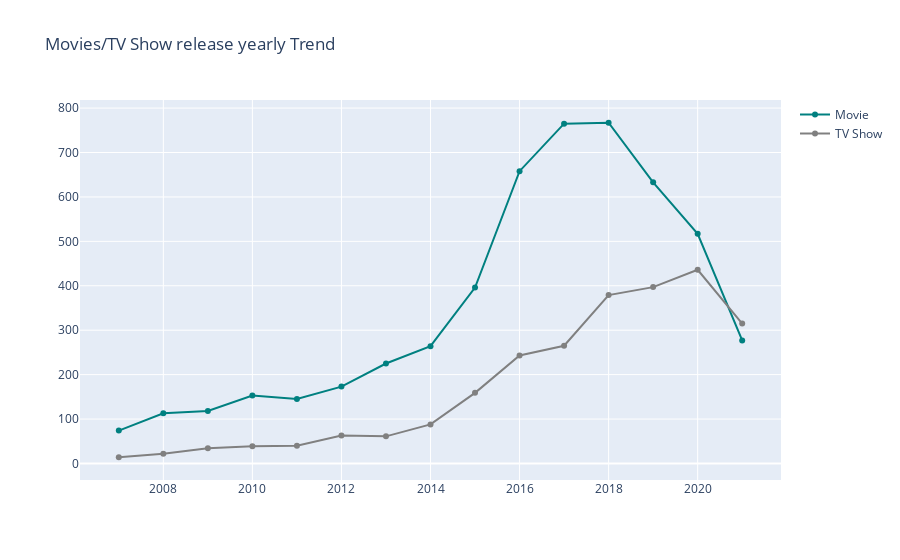

The notebook cell this image was saved under:
### Markdown cell above
In 2007, Netflix introduced streaming media and video on demand. We see a slow in the beginning but then it picked up in 2014-2015 and there is a rapid increase till 2018.

By 2018, the content on netlix was 13 times of 2007 year's content. But it has declined since 2019 since the beginning of covid. The other factor could be - In 2019, Disney plus was also launched. Films and television series produced by The Walt Disney Studios and Walt Disney Television, such as Marvel movies moved to Disney plus.

### Code cell
df_4 = df.query("release_year >= 2007")
df_4 = df_4.groupby(["type","release_year"])["show_id"].count().reset_index()
df_4_movie = df_4.query("type == 'Movie'")
df_4_show = df_4.query("type == 'TV Show'")

fig = go.Figure()
fig.add_trace(go.Scatter(
    x=  df_4_movie['release_year'],
    y= df_4_movie['show_id'],
    showlegend=True,
    text = df_4_movie['show_id'], 
    
    name='Movie',
    marker_color='teal'    
    
))
fig.add_trace(go.Scatter(
    x=  df_4_show['release_year'],
    y= df_4_show['show_id'],
    showlegend=True,
    text = df_4_show['show_id'], 
 
    name='TV Show',
    marker_color='Grey' 
))

fig.update_traces( mode='lines+markers')
fig.update_layout(title_text = 'Movies/TV Show release yearly Trend' )
fig.show()

### Figure 1 — Plotly figure (JSON) as saved in the notebook; plotly's stock layout.template omitted (floating-point values rounded to 4 significant figures)
{"data": [{"marker": {"color": "teal"}, "mode": "lines+markers", "name": "Movie", "showlegend": true, "text": [74, 113, 118, 153, 145, 173, 225, 264, 396, 658, 765, 767, 633, 517, 277], "type": "scatter", "x": [2007, 2008, 2009, 2010, 2011, 2012, 2013, 2014, 2015, 2016, 2017, 2018, 2019, 2020, 2021], "y": [74, 113, 118, 153, 145, 173, 225, 264, 396, 658, 765, 767, 633, 517, 277]}, {"marker": {"color": "Grey"}, "mode": "lines+markers", "name": "TV Show", "showlegend": true, "text": [14, 22, 34, 39, 40, 63, 61, 88, 159, 243, 265, 379, 397, 436, 315], "type": "scatter", "x": [2007, 2008, 2009, 2010, 2011, 2012, 2013, 2014, 2015, 2016, 2017, 2018, 2019, 2020, 2021], "y": [14, 22, 34, 39, 40, 63, 61, 88, 159, 243, 265, 379, 397, 436, 315]}], "layout": {"title": {"text": "Movies/TV Show release yearly Trend"}}}
